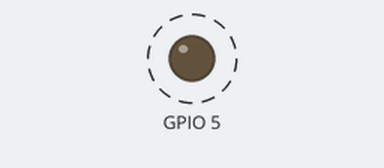
Bench run of a program on a simulated Raspberry Pi (BCM pin numbers). On the bench: output pins drawn as LEDs (lit = HIGH). Dashed ring = blinking. What the program prints to the terminal is not drawn.

Above: at 0.5 s.
Timing chart, 0 to 4.6 s (numbered marks = the images above):
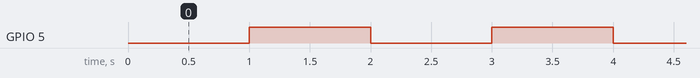

The program:

_GPIO_output.py
```python
import RPi.GPIO as GPIO
import time

GPIO.setwarnings(False)
GPIO.setmode(GPIO.BCM)
GPIO.setup(5, GPIO.OUT)
while True:
    GPIO.output(5,0)
    print('GPIO=OFF')
    time.sleep(1)
    GPIO.output(5,1)
    print('GPIO=ON')
    time.sleep(1)
```

Measured:
- by itself, GPIO 5: alternates HIGH for 1.0 s and LOW for 1.0 s
